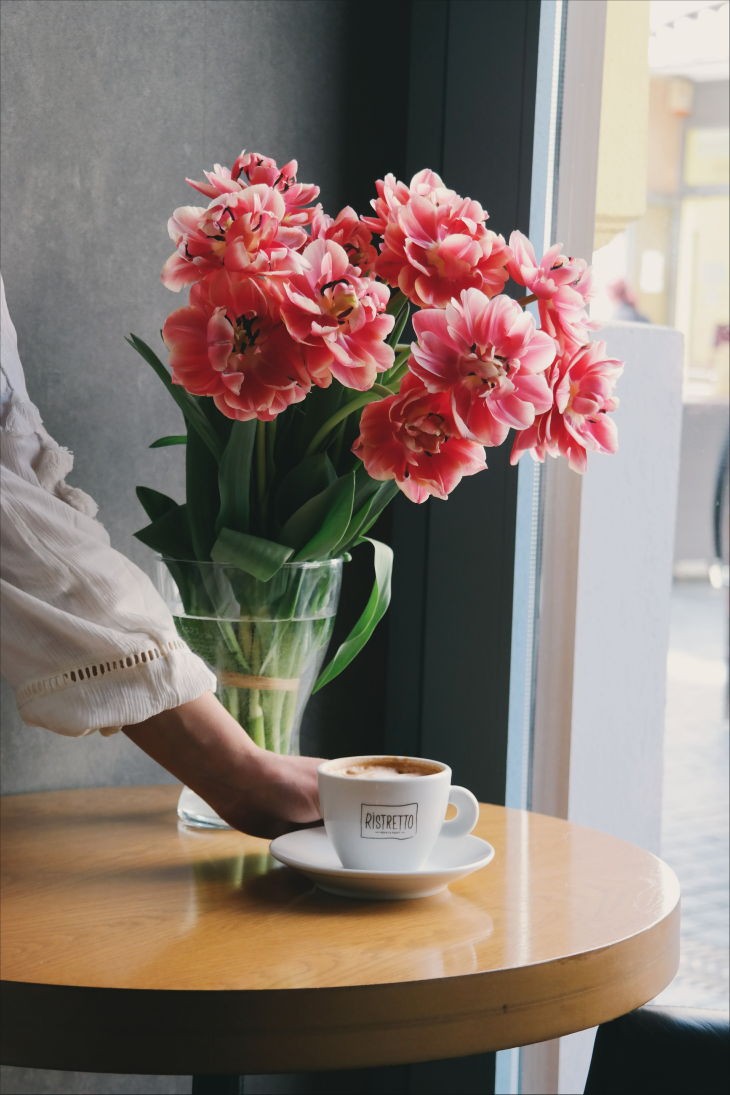
#> input picture SEM-III/ML/operations/images/flower.jpg, 3648 x 5472 px (shown at 1/5 size)
$ python 9A_vignette.py
#> lines starting #> are read from the running program, lines starting #| are printed output that depends on the picture
import numpy as np
import cv2 as cv

img = cv.imread('../images/flower.jpg')
#> img is the input picture: shape (5472, 3648, 3); mean B, G, R 112.3, 119.8, 134.7

img = cv.resize(img, (img.shape[1] // 6, img.shape[0] // 8))
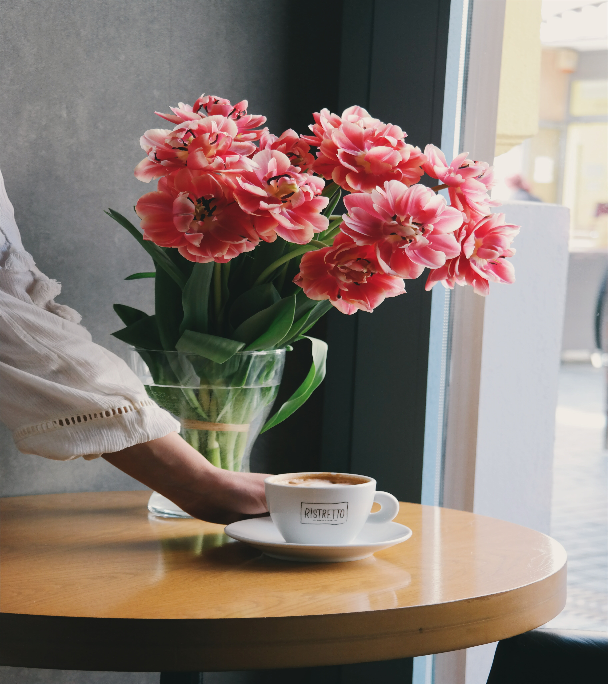
#> img: shape (684, 608, 3); mean B, G, R 112.6, 120.1, 135
rows, cols = img.shape[:2]
#> rows = 684; cols = 608

# generating vignette mask using Guassian Kernals
y = cv.getGaussianKernel(int(1.5*rows), 200)
x = cv.getGaussianKernel(int(1.5*cols), 200)
xy = y * x.T

mask = 255 * xy / np.linalg.norm(xy)
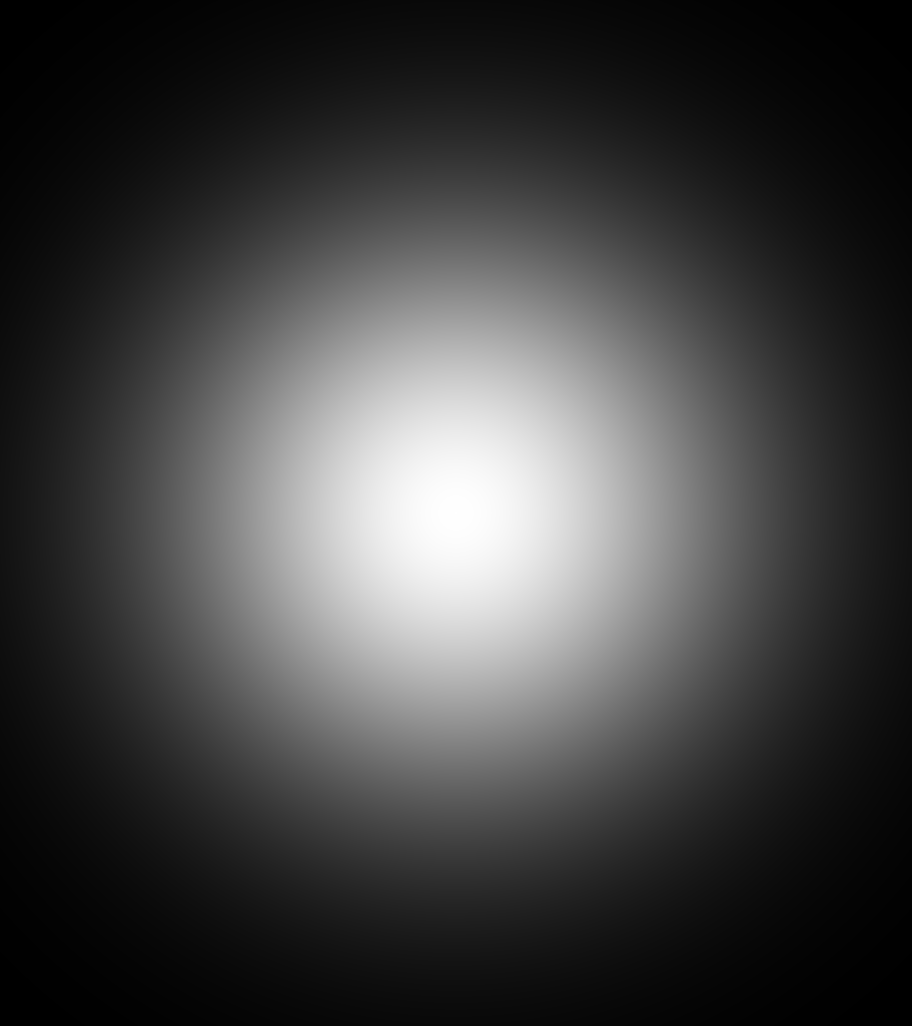
#> xy: shape (1026, 912) float64; min 1.15e-08, max 4.11e-06, mean 1.07e-06; drawn with min black and max white
mask = mask[int(0.5*rows):, int(0.5*cols):]
output = np.copy(img)

# Applying the mask to each channel in the input image
for i in range(3):
    output[:,:,i] = output[:,:,i] * mask
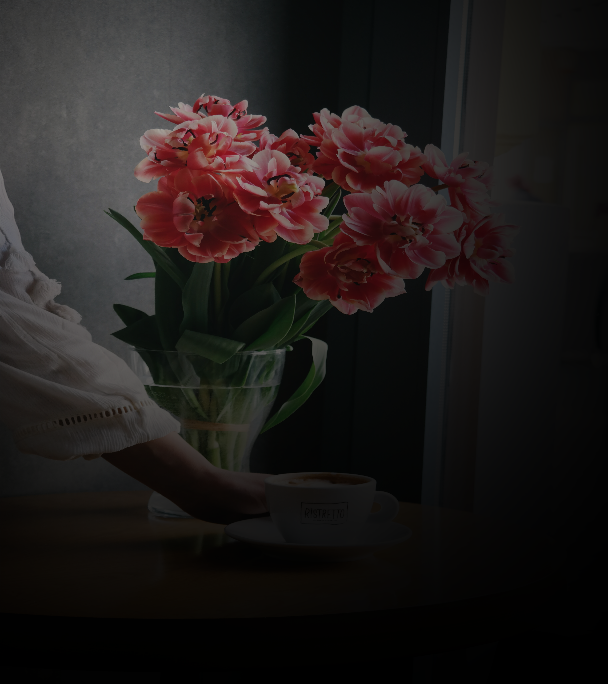
#> output: shape (684, 608, 3); mean B, G, R 26.2, 27.3, 32.1

cv.imshow("ORIGINAL", img)
cv.imshow("VIGNETTE", output)
cv.waitKey(0)

$ run again, with SEM-III/ML/operations/images/building.jpg copied over SEM-III/ML/operations/images/flower.jpg
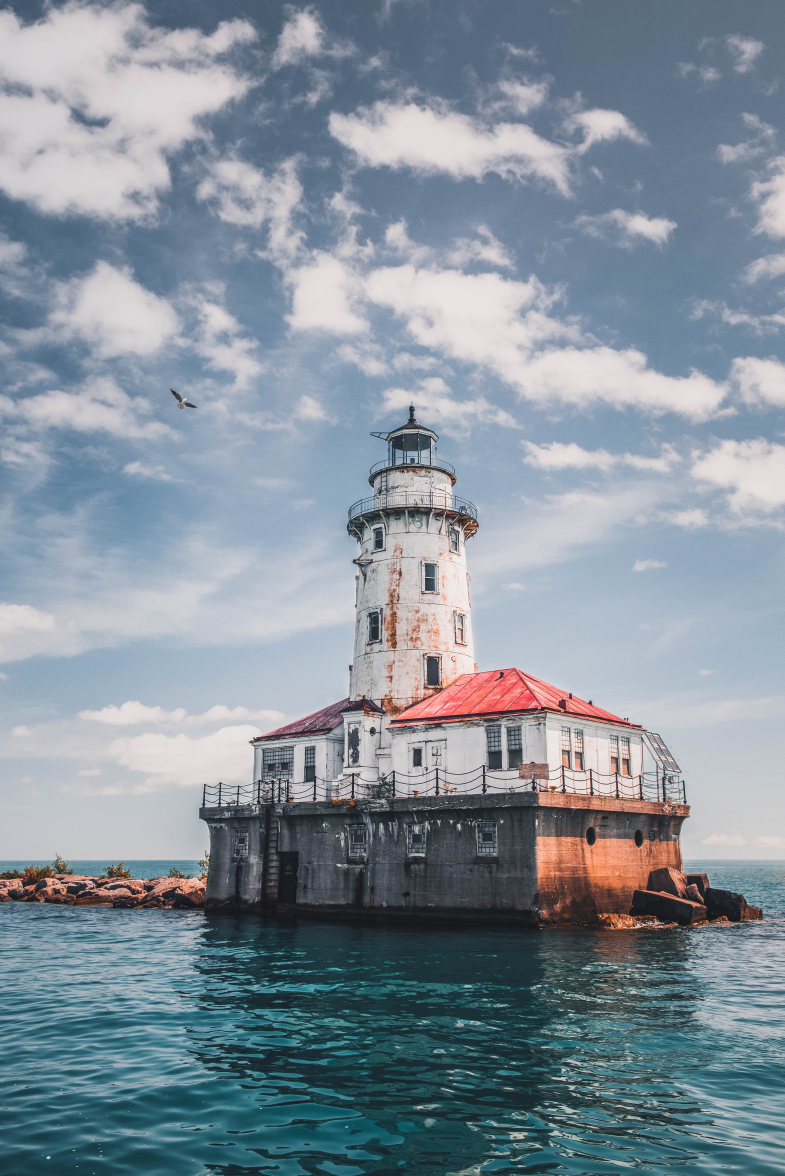
#> input picture SEM-III/ML/operations/images/building.jpg, 3924 x 5878 px (shown at 1/5 size)
#> img is the input picture: shape (5878, 3924, 3); mean B, G, R 154.7, 143.9, 131.4
#> `img = cv.resize(img, (img.shape[1] // 6, img.shape[0] // 8))`:
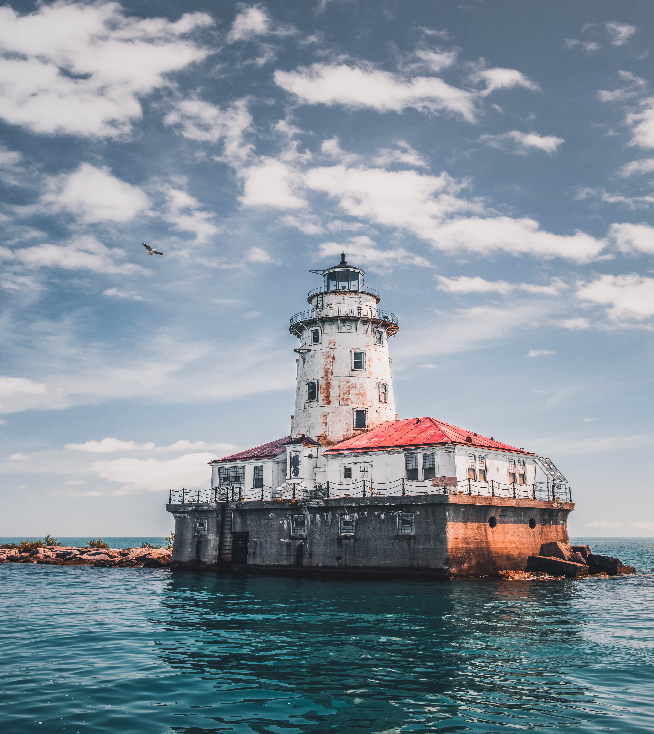
#> img: shape (734, 654, 3); mean B, G, R 154.6, 143.8, 131.3
#> after the loop `for i in range(3):`:
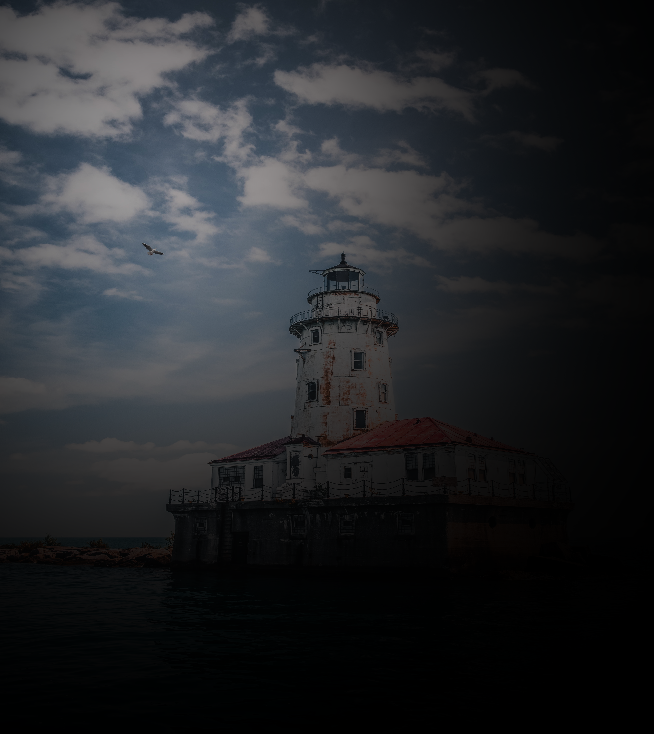
#> output: shape (734, 654, 3); mean B, G, R 41.6, 38.4, 36

$ run again, with SEM-III/ML/operations/images/forContrast2.jpg copied over SEM-III/ML/operations/images/flower.jpg
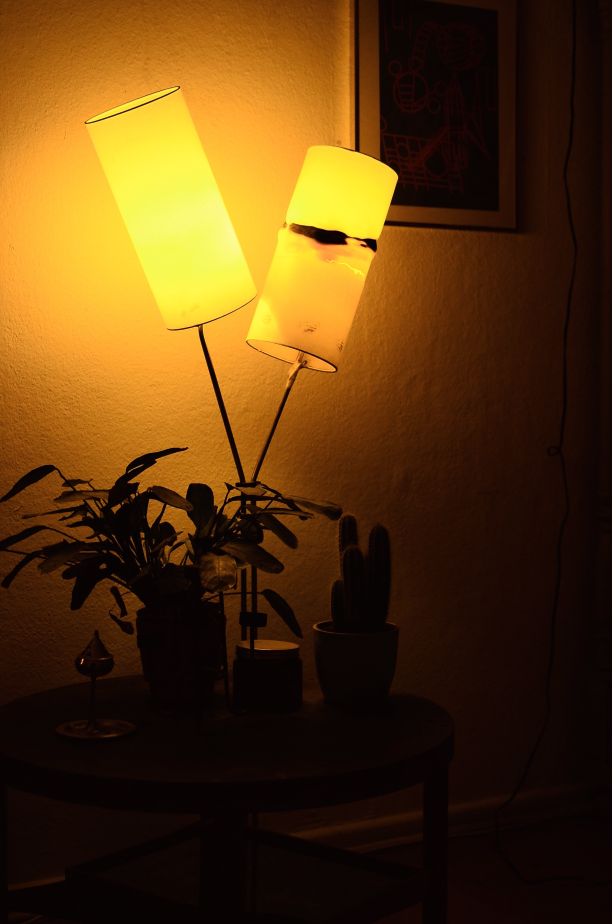
#> input picture SEM-III/ML/operations/images/forContrast2.jpg, 2448 x 3696 px (shown at 1/4 size)
#> img is the input picture: shape (3696, 2448, 3); mean B, G, R 15.3, 56.9, 89.3
#> img: shape (462, 408, 3)
#> `mask = 255 * xy / np.linalg.norm(xy)`:
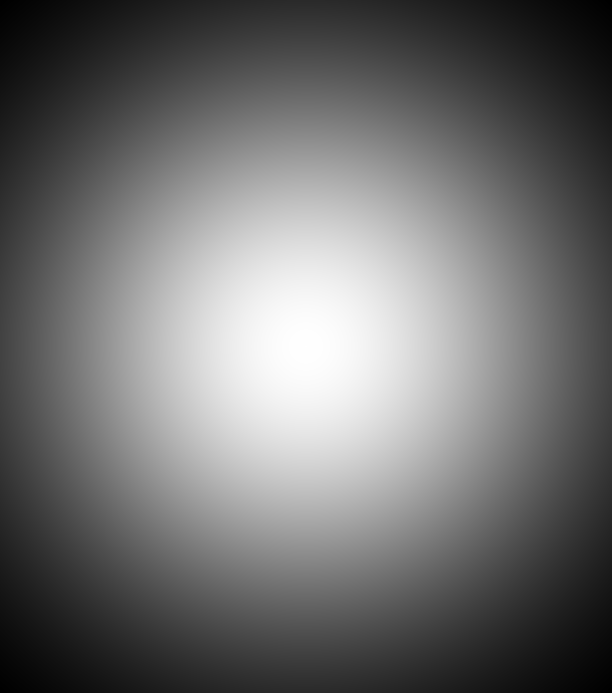
#> xy: shape (693, 612) float64; min 3.46e-07, max 4.97e-06, mean 2.36e-06; drawn with min black and max white
#> after the loop `for i in range(3):`:
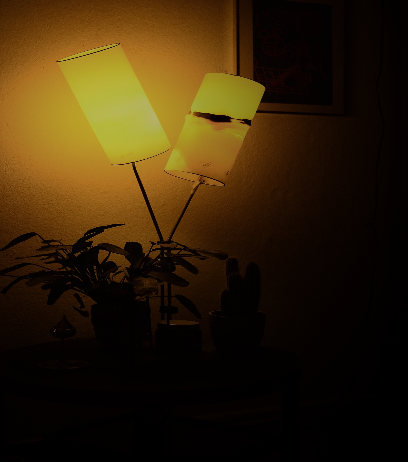
#> output: shape (462, 408, 3); mean B, G, R 9.1, 35, 52.2
